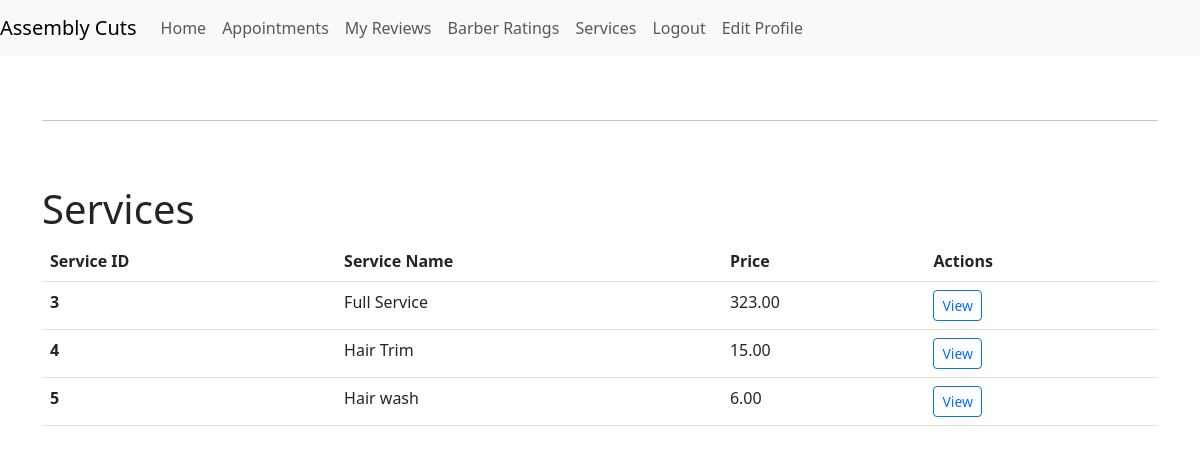
Page /our_services/index.php (signed in) on the committed database.
### tables this page shows
CREATE TABLE `SERVICES` (
  `SERV_ID` int(11) NOT NULL,
  `SERV_NAME` varchar(50) NOT NULL,
  `PRICE` decimal(6,2) NOT NULL
);

### functions.php (the view, shortened to what this page needs)
<?php
require_once('connection.php');
function get_all_service_data()
{
    global $conn;
    $result = mysqli_query($conn, "SELECT * FROM SERVICES");
    if (mysqli_num_rows($result) > 0) {
        echo '<div class="col-12 pt-5"><h1>Services</h1></div>';
        while ($row = mysqli_fetch_assoc($result)) {
            echo '<tr>';
            echo '<th scope="row">' . $row['SERV_ID'] . '</th>';
            echo '<td>' . $row['SERV_NAME'] . '</td>';
            echo '<td>' . $row['PRICE'] . '</td>';
            echo '<td>';
            echo '<div class="btn-group">';
            echo '<a href="single.php?id=' . $row['SERV_ID'] . '" class="btn btn-sm btn-outline-primary" role="button" aria-pressed="true">View</a>';
            echo '</div>';
            echo '</td>';
            echo '</tr>';
        }
    } else {
        echo "<h3>No services as of this moment. Create one now!</h3>";
    }
}

### rows in the picture
services: SERV_ID "3", SERV_NAME "Full Service", PRICE "323.00"
services: SERV_ID "4", SERV_NAME "Hair Trim", PRICE "15.00"
services: SERV_ID "5", SERV_NAME "Hair wash", PRICE "6.00"
